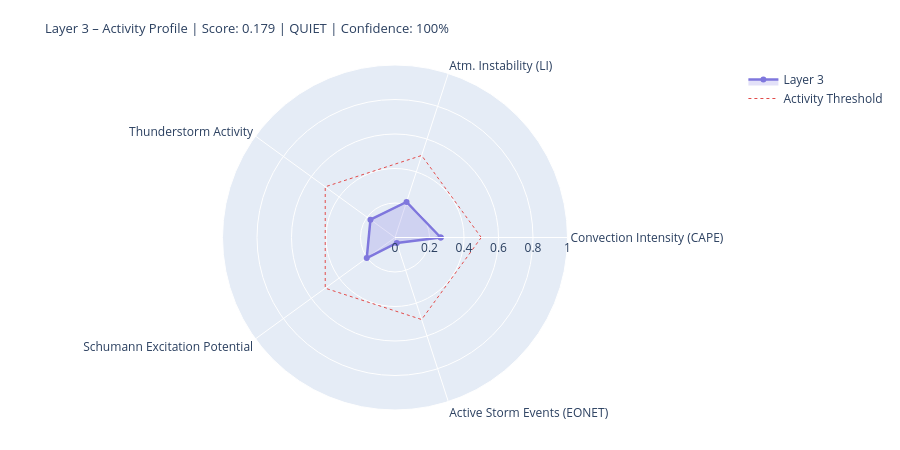

The notebook cell this image was saved under:
### Markdown cell above
---
## 4. State Assessment & Handoff to Layer 4/5

### Code cell
# ============================================================
# LAYER-3-SCORE
# Five dynamic components
# ============================================================

def norm(v, lo, hi):
    if v is None or (isinstance(v, float) and math.isnan(v)): return None
    return round(max(0.0, min(1.0, (v - lo) / (hi - lo))), 4)

# --- 1) Convection intensity (global CAPE mean) ---
cape_mean = df_atm['cape'].dropna().mean() if not df_atm.empty else None
conv_score = norm(cape_mean, 0, 3000)
conv_src   = 'primary' if cape_mean is not None else 'missing'

# --- 2) Atmospheric instability (LI mean) ---
li_mean   = df_atm['li'].dropna().mean() if not df_atm.empty else None
# Negative LI = unstable → higher score
instab_score = norm(-li_mean if li_mean is not None else None, -6, 6)
instab_src   = 'primary' if li_mean is not None else 'missing'

# --- 3) Thunderstorm activity (mean thunder score + WMO count) ---
thunder_mean = df_atm['thunder_score'].mean() if not df_atm.empty else None
n_thunder    = int(df_atm['thunderstorm'].sum()) if not df_atm.empty else 0
thunder_score_val = norm(
    (thunder_mean or 0) * 0.7 + n_thunder * 0.1, 0, 1.0
) if thunder_mean is not None else None
thunder_src = 'primary'

# --- 4) Schumann excitation potential (weighted Schumann contribution) ---
schumann_pot = df_atm['schumann_contribution'].mean() if not df_atm.empty else None
# Boosted by Layer-2 thunderstorm trigger
if schumann_pot is not None and l2_thunder:
    schumann_pot = min(1.0, schumann_pot * 1.2)
schumann_score = norm(schumann_pot, 0, 1.0) if schumann_pot is not None else None
schumann_src   = 'derived'

# --- 5) Storm activity (NASA EONET) ---
# Distinction: None = data not loaded, 0.0 = loaded but no events
storm_score = None
storm_src   = 'missing'
if raw.get('storms') is not None:          # API reached successfully
    storm_score = norm(len(storm_events), 0, 30) if storm_events else 0.0
    storm_src   = 'primary'

# X-Ray and Kp: context only, not in dynamic score
# (X-Ray = Layer-0/4 driver; Kp = geomagnetic index, not a lightning proxy)
xray_context = None
if raw.get('xray'):
    df_xc = pd.DataFrame(raw['xray'])
    fc = next((c for c in df_xc.columns
               if any(k in c.lower() for k in ['flux','long']) and 'time' not in c.lower()),
              df_xc.columns[1])
    df_xc[fc] = pd.to_numeric(df_xc[fc], errors='coerce')
    xray_last = df_xc[fc].dropna().iloc[-1] if not df_xc[fc].dropna().empty else None
    if xray_last:
        xray_class = ('X' if xray_last>=1e-4 else 'M' if xray_last>=1e-5
                      else 'C' if xray_last>=1e-6 else 'B')
        xray_context = {'flux': float(xray_last), 'class': xray_class}
        print(f'X-Ray context: {xray_class}-class ({xray_last:.2e} W/m²)')

# --- Aggregate ---
COMPONENTS = {
    'Convection Intensity (CAPE)':  {'score': conv_score,       'source': conv_src,    'dynamic': True},
    'Atm. Instability (LI)':         {'score': instab_score,     'source': instab_src,  'dynamic': True},
    'Thunderstorm Activity':              {'score': thunder_score_val, 'source': thunder_src, 'dynamic': True},
    'Schumann Excitation Potential':   {'score': schumann_score,   'source': schumann_src,'dynamic': True},
    'Active Storm Events (EONET)': {'score': storm_score,      'source': storm_src,   'dynamic': True},
}

available   = {k: v['score'] for k, v in COMPONENTS.items() if v['score'] is not None}
unavailable = [k for k, v in COMPONENTS.items() if v['score'] is None]
layer3_score = round(sum(available.values()) / len(available), 4) if available else None
confidence   = round(len(available) / len(COMPONENTS), 2)
level = ('unknown' if layer3_score is None
         else 'quiet'   if layer3_score < 0.3
         else 'moderate' if layer3_score < 0.6
         else 'active')
dominant_l3 = max(available, key=available.get) if available else 'none'

# --- Ausgabe ---
W = 68
print('=' * W)
print('LAYER 3 – ATMOSPHERE / WEATHER / THUNDERSTORMS – STATE ASSESSMENT')
print('=' * W)
for name, comp in COMPONENTS.items():
    s = comp['score']
    if s is not None:
        bar = '█' * int(s * 20) + '░' * (20 - int(s * 20))
        print(f'  {name:<36} {bar}  {s:.3f}  [{comp["source"]}]')
    else:
        print(f'  {name:<36} {"─" * 20}  n/a   [missing]')
print('-' * W)
print(f'  Score:        {layer3_score:.3f}  ({len(available)}/{len(COMPONENTS)} components)')
print(f'  Confidence:   {confidence:.0%}')
print(f'  Level:        {level.upper()}')
print(f'  Dominant:     {dominant_l3}')
print(f'  CAPE mean:    {cape_mean:.0f} J/kg' if cape_mean else '  CAPE mean:    n/a')
print(f'  LI mean:      {li_mean:.1f} K' if li_mean is not None else '  LI mean:      n/a')
print(f'  Thunderstorms:{n_thunder} points (WMO)  +  {len(storm_events)} NASA EONET')
print('=' * W)

# Radar
cats   = list(available.keys())
vals_r = list(available.values())
if len(cats) >= 3:
    fig = go.Figure()
    fig.add_trace(go.Scatterpolar(
        r=vals_r + [vals_r[0]], theta=cats + [cats[0]],
        fill='toself', fillcolor='rgba(127,119,221,0.22)',
        line=dict(color='#7F77DD', width=2.5), name='Layer 3'
    ))
    fig.add_trace(go.Scatterpolar(
        r=[0.5] * (len(cats)+1), theta=cats + [cats[0]],
        line=dict(color='#E24B4A', dash='dot', width=1),
        mode='lines', name='Activity Threshold'
    ))
    fig.update_layout(
        title=dict(
            text=f'Layer 3 – Activity Profile | Score: {layer3_score:.3f} | {level.upper()} | Confidence: {confidence:.0%}',
            font=dict(size=13)
        ),
        polar=dict(radialaxis=dict(visible=True, range=[0, 1])),
        height=450, showlegend=True,
        margin=dict(l=60, r=60, t=65, b=40)
    )
    fig.show()

### Figure 1 — Plotly figure (JSON) as saved in the notebook; plotly's stock layout.template omitted (floating-point values rounded to 4 significant figures)
{"data": [{"fill": "toself", "fillcolor": "rgba(127,119,221,0.22)", "line": {"color": "#7F77DD", "width": 2.5}, "name": "Layer 3", "r": [0.265, 0.2167, 0.1759, 0.2025, 0.0333, 0.265], "theta": ["Convection Intensity (CAPE)", "Atm. Instability (LI)", "Thunderstorm Activity", "Schumann Excitation Potential", "Active Storm Events (EONET)", "Convection Intensity (CAPE)"], "type": "scatterpolar"}, {"line": {"color": "#E24B4A", "dash": "dot", "width": 1}, "mode": "lines", "name": "Activity Threshold", "r": [0.5, 0.5, 0.5, 0.5, 0.5, 0.5], "theta": ["Convection Intensity (CAPE)", "Atm. Instability (LI)", "Thunderstorm Activity", "Schumann Excitation Potential", "Active Storm Events (EONET)", "Convection Intensity (CAPE)"], "type": "scatterpolar"}], "layout": {"height": 450, "margin": {"b": 40, "l": 60, "r": 60, "t": 65}, "polar": {"radialaxis": {"range": [0, 1], "visible": true}}, "showlegend": true, "title": {"font": {"size": 13}, "text": "Layer 3 – Activity Profile | Score: 0.179 | QUIET | Confidence: 100%"}}}
